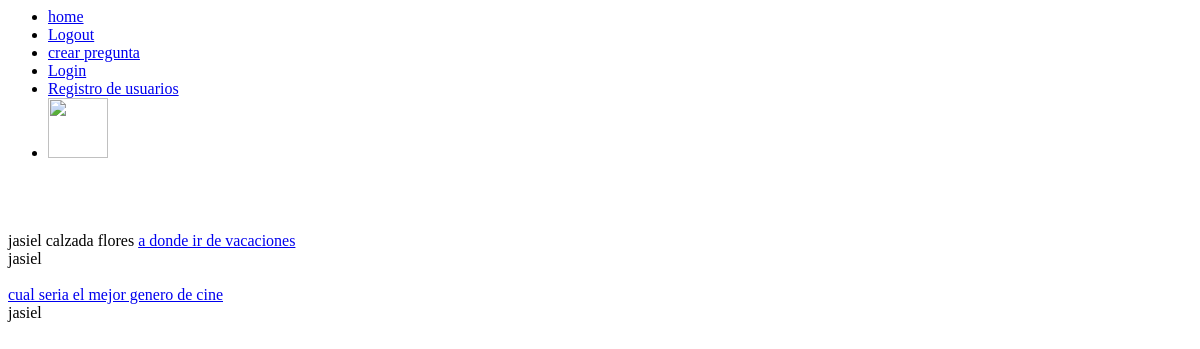
The app's page / (signed in), older data.
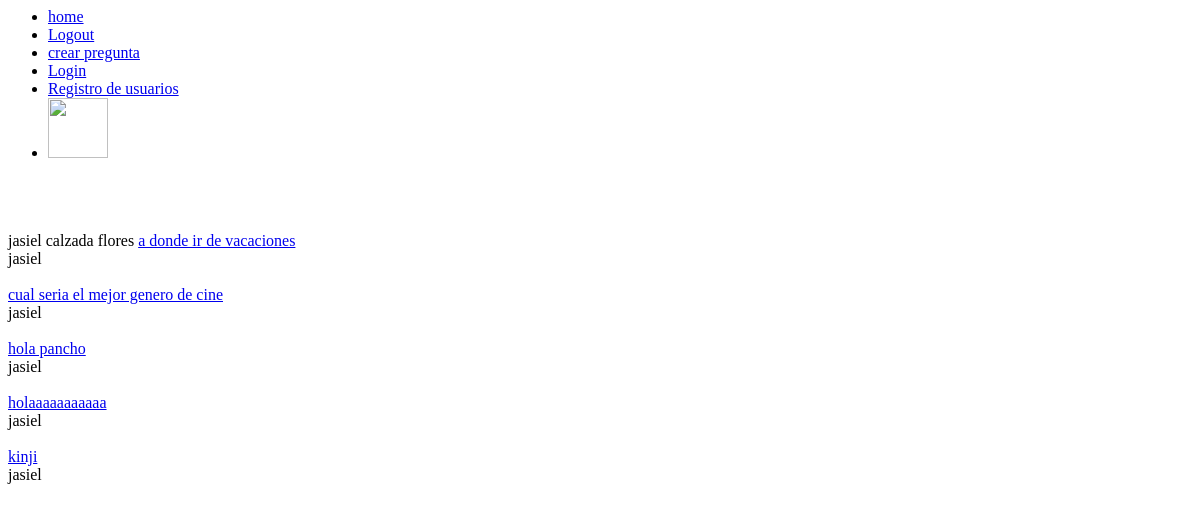
The same page, newer data.
### apps/voto/models.py (models this page shows, shortened)
class pregunta(models.Model):
	id = models.AutoField(primary_key=True)
	nombre = models.CharField(max_length=64)
	id_usuario = models.ForeignKey(usuario)
	id_categoria = models.ForeignKey(categoria,null=True,blank=True)
	creado = models.DateField(default=timezone.now,null=True,blank=True)

class usuario(models.Model):
	user_perfil = models.OneToOneField(User, related_name="profile")
	nombre = models.CharField(max_length=64)
	edad = models.IntegerField()
	correo = models.EmailField()
	image = models.ImageField(upload_to='Perfiles/', blank=True, null=True)
	def __unicode__(self):
		return '%s'%(self.user_perfil)

### apps/voto/views.py (the view)
# urls.py: url(r'^$',index_view,name='index_view'),
def index_view(request):
	pre = pregunta.objects.all()
	ctx = {'instance':pre}
	return render(request,"voto/index.html",ctx)

### apps/voto/processors.py (called while the page is built)
def user_image(request):
	try:
		img=None
		user=request.user
		up=usuario.objects.get(user_perfil=user)
		img='/media/%s'%up.image
	except:
		img='http://localhost:8000/media/debian.png'
	return img

def consultory(request):
	dic = {
			'get_image_profile':user_image(request),
	}
	return dic

### templates/voto/index.html (shortened to what this page needs)
{% extends 'base.html' %}
{% load staticfiles %}
{% block content %}
{% if user.is_authenticated %}
{{user.profile.nombre}}
            {%for item in instance%}
              <a href="contestar_pregunta/{{item.id}}">{{item.nombre}}</a><br>
              {{item.id_usuario}}
            {%endfor%}
{%endif%}
{%endblock%}

Row changes from the older to the newer data that the page shows:
added pregunta: nombre "hola pancho", id_usuario "jasiel"
added pregunta: nombre "holaaaaaaaaaaa", id_usuario "jasiel"
added pregunta: nombre "kinji", id_usuario "jasiel"
